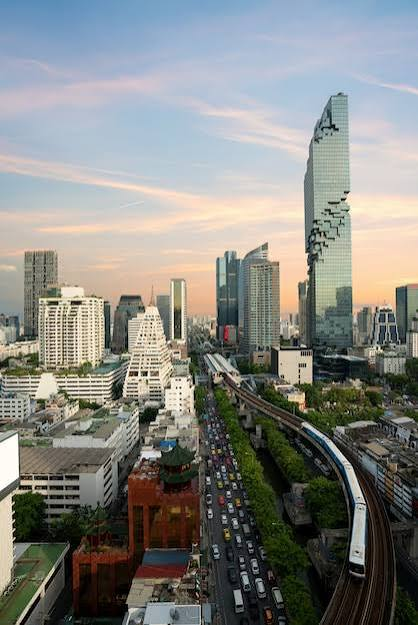
#> input picture images/original.jpg, 418 x 625 px
$ python zoom_fix_test.py   (older library calls are emulated)
#> lines starting #> are read from the running program, lines starting #| are printed output that depends on the picture
### step4_find_shift.py
"""
Step 4 - Find the SHIFT by searching for the right "standing spot" (center).
VERSION 2 = final version (improved after comparing with my friend, see
COMPARISON_WITH_FRIEND.md and IMPROVEMENTS.md). Version 1 is in the git history.

The problem (from Step 3):
  We always unrolled both pictures around their MIDDLE pixel. If the test picture
  was also moved, its middle is a DIFFERENT spot of the city -> no good match.

The fix (the paper's algorithm, slide 11):
  1. Pick a standing spot ("anchor") in the TEST picture and unroll it there. Keep it fixed.
  2. In the ORIGINAL picture, try many standing spots (x, y):
        - unroll the original around (x, y)
        - compare (Step 3) -> best slide + peak (how sure)
  3. The spot with the HIGHEST PEAK shows the same building as the anchor.
  4. From that spot + the rotation + zoom, calculate the shift.

What is NEW in version 2 (old version: search only +-60 px around the middle):
  A. Search the WHOLE original, not only a +-60 px box  (idea from my friend)
     -> big shifts now work.
  B. Rough search on a 4x smaller copy (fast), then exact search at full size.
     (All 16,000 rough spots are computed in batches with scipy's fast Fourier transform.)
  C. Two "judges" make a shortlist in the rough search:
        - cross-correlation (my friend's, like the paper): gentle, not fooled by sky
        - phase correlation (mine): sharp, very exact
     Each judge proposes its 6 best spots. Then the exact full-size phase
     correlation picks the winner from the 12.
  D. Black corners / outside the picture are filled with average gray, so the
     picture's frame does not create fake matches.
  E. Try TWO anchors in the test picture: the middle (old way) and the spot with
     the MOST DETAIL (a middle in empty sky is hard to find). For each answer, put
     the test picture back and check how well it REALLY matches; keep the better one.

How the shift is calculated:
  The test picture was made like this (Step 1):
      test_point = L (original_point - middle) + middle + shift      (L = zoom * rotate)
  The anchor of the test picture came from the best spot in the original, so:
      shift = anchor - middle - L (best_spot - middle)
  (Old version: anchor = middle, so shift = - L (best_spot - middle).)

Output:
  results/step4_results.json     found vs. true values
  results/step4_search_maps.png  rough-search scores over the whole original
"""

import json
import os
import time

import cv2
import matplotlib.pyplot as plt
import numpy as np
import scipy.fft as sfft   # faster Fourier transform for many pictures at once

# ---------------------------------------------------------------
# Settings
# ---------------------------------------------------------------
TRUTH_PATH = "results/test_cases.json"
OUT_DIR = "results"
LP_ROWS = 360       # angle steps (1 row = 1 degree)
LP_COLS = 256       # log-distance steps
RADIUS = 180        # how far we look from the standing spot (pixels)

SHRINK = 4          # rough search: pictures 4x smaller
SMALL_ROWS = 90     # rough search: smaller "clock picture" (1 row = 4 degrees)
SMALL_COLS = 64
SHORTLIST = 6       # each judge proposes this many spots
MID_ROWS = 180      # middle search: half-size clock picture (cheaper),
MID_COLS = 128      #   every pixel +-5 px around each proposed spot
FINE_RANGE = 5
                    # final: full-size clock picture, +-1 px around the best
FRAME = 200         # gray frame around the pictures (px)


def load_gray(path):
    img = cv2.imread(path, cv2.IMREAD_GRAYSCALE)
    if img is None:
        raise FileNotFoundError(f"Could not open {path}")
    return img.astype(np.float32)


# ---------------------------------------------------------------
# Unrolling ("clock picture") and comparing - same as before
# ---------------------------------------------------------------
def log_polar_at(img, center, size=(LP_COLS, LP_ROWS), radius=RADIUS):
    """Unroll the picture around ANY standing spot (center)."""
    return cv2.warpPolar(img, size, center, radius,
                         cv2.INTER_LINEAR + cv2.WARP_FILL_OUTLIERS + cv2.WARP_POLAR_LOG)


WINDOW = np.hanning(LP_COLS)[None, :].astype(np.float32)
SMALL_WINDOW = np.hanning(SMALL_COLS)[None, :].astype(np.float32)
MID_WINDOW = np.hanning(MID_COLS)[None, :].astype(np.float32)


def spectrum(lp):
    """Fourier transform of an unrolled picture (done once per picture, reused)."""
    return np.fft.fft2((lp - lp.mean()) * WINDOW)


def phase_correlation(A, B):
    """Phase correlation from Fourier transforms. Returns (dx, dy, peak)."""
    cross = np.conj(A) * B
    cross /= np.abs(cross) + 1e-9
    score = np.fft.fftshift(np.real(np.fft.ifft2(cross)))
    py, px = np.unravel_index(np.argmax(score), score.shape)
    h, w = score.shape

    def refine(m, p, n):
        d = m - 2 * p + n
        return 0.0 if d == 0 else 0.5 * (m - n) / d
    fy = refine(score[(py - 1) % h, px], score[py, px], score[(py + 1) % h, px])
    fx = refine(score[py, (px - 1) % w], score[py, px], score[py, (px + 1) % w])
    return px + fx - w // 2, py + fy - h // 2, float(score[py, px])


# [34 lines left out: functions slide_to_rotation_scale, search, turn_zoom_matrix, shift_from_spot, not called in this run]


def angle_error(found, true):
    return abs((found - true + 180) % 360 - 180)


# ---------------------------------------------------------------
# NEW helpers
# ---------------------------------------------------------------
def add_gray_frame(img, valid):
    """D. Fill black/outside parts with average gray and add a gray frame."""
    gray = float(img[valid].mean())
    out = img.copy()
    out[~valid] = gray
    return cv2.copyMakeBorder(out, FRAME, FRAME, FRAME, FRAME,
                              cv2.BORDER_CONSTANT, value=gray)


def pick_anchor(test):
    """E. The standing spot in the test picture with the most detail.
    Detail = how strong the edges are within 90 px, and we prefer spots whose
    whole look-circle (180 px) is inside the photo (not black)."""
    h, w = test.shape
    valid = (test > 0).astype(np.float32)
    gx = cv2.Sobel(test, cv2.CV_32F, 1, 0)
    gy = cv2.Sobel(test, cv2.CV_32F, 0, 1)
    edges = np.sqrt(gx ** 2 + gy ** 2) * cv2.erode(valid, np.ones((5, 5), np.uint8))
    detail = cv2.blur(edges, (181, 181), borderType=cv2.BORDER_CONSTANT)
    inside = cv2.blur(valid, (361, 361), borderType=cv2.BORDER_CONSTANT)
    score = detail * inside ** 2
    m = 100                                   # keep the anchor a bit away from the edge
    sub = score[m:h - m, m:w - m]
    y, x = np.unravel_index(np.argmax(sub), sub.shape)
    return float(x + m), float(y + m)


def rough_scores(original_framed, test_framed, anchor, size):
    """B + C. Rough search on 4x smaller pictures, for EVERY spot of the original.
    Returns two maps: cross-correlation score and phase-correlation score."""
    h, w = size
    small_o = cv2.resize(original_framed, None, fx=1 / SHRINK, fy=1 / SHRINK,
                         interpolation=cv2.INTER_AREA)
    small_t = cv2.resize(test_framed, None, fx=1 / SHRINK, fy=1 / SHRINK,
                         interpolation=cv2.INTER_AREA)
    f = FRAME / SHRINK
    lp_size, r = (SMALL_COLS, SMALL_ROWS), RADIUS / SHRINK

    def prepare(lp):                        # mean 0, size 1, window -> Fourier
        z = (lp - lp.mean(axis=(-2, -1), keepdims=True))
        z /= z.std(axis=(-2, -1), keepdims=True) + 1e-6
        return sfft.rfft2(z * SMALL_WINDOW, workers=-1)

    T = prepare(log_polar_at(small_t, (f + anchor[0] / SHRINK, f + anchor[1] / SHRINK),
                             lp_size, r))
    hs, ws = h // SHRINK, w // SHRINK
    spots = [(x, y) for y in range(hs) for x in range(ws)]
    cross_map = np.zeros(len(spots), np.float32)
    phase_map = np.zeros(len(spots), np.float32)
    batch = 2000                            # do the math for 2000 spots at once (faster)
    for start in range(0, len(spots), batch):
        part = spots[start:start + batch]
        lps = np.stack([log_polar_at(small_o, (f + x + 0.5, f + y + 0.5), lp_size, r)
                        for (x, y) in part])
        prod = np.conj(prepare(lps)) * T
        shape = (SMALL_ROWS, SMALL_COLS)
        cross = sfft.irfft2(prod, s=shape, workers=-1) / (SMALL_ROWS * SMALL_COLS)
        phase = sfft.irfft2(prod / (np.abs(prod) + 1e-9), s=shape, workers=-1)
        cross_map[start:start + len(part)] = cross.max(axis=(1, 2))
        phase_map[start:start + len(part)] = phase.max(axis=(1, 2))
    return cross_map.reshape(hs, ws), phase_map.reshape(hs, ws)


def shortlist(score_map, n=SHORTLIST):
    """The n best spots of a map (not too close to each other), in full-size pixels."""
    m = score_map.copy()
    spots = []
    for _ in range(n):
        y, x = np.unravel_index(np.argmax(m), m.shape)
        spots.append(((x + 0.5) * SHRINK, (y + 0.5) * SHRINK))
        m[max(0, y - 3):y + 4, max(0, x - 3):x + 4] = -np.inf
    return spots


# [14 lines left out: function match_score, not called in this run]


def search_from_anchor(original_framed, test_framed, anchor, size):
    """Rough search (2 judges) + exact search for ONE anchor of the test picture."""
    h, w = size
    middle = (w / 2, h / 2)
    cross_map, phase_map = rough_scores(original_framed, test_framed, anchor, size)
    candidates = []
    for c in shortlist(cross_map) + shortlist(phase_map):    # drop spots proposed twice
        if all(np.hypot(c[0] - d[0], c[1] - d[1]) > 6 for d in candidates):
            candidates.append(c)
    B_test = spectrum(log_polar_at(test_framed, (FRAME + anchor[0], FRAME + anchor[1])))
    # middle search: half-size clock pictures, every pixel near each proposed spot
    mid_size = (MID_COLS, MID_ROWS)
    a = (FRAME + anchor[0], FRAME + anchor[1])
    B_mid = np.fft.fft2((lambda l: (l - l.mean()) * MID_WINDOW)(
        log_polar_at(test_framed, a, mid_size)))
    best_mid = (-1.0, None)
    for (cx, cy) in candidates:
        for oy in range(-FINE_RANGE, FINE_RANGE + 1):
            for ox in range(-FINE_RANGE, FINE_RANGE + 1):
                x, y = FRAME + cx + ox, FRAME + cy + oy
                lp = log_polar_at(original_framed, (x, y), mid_size)
                _, _, peak = phase_correlation(np.fft.fft2((lp - lp.mean()) * MID_WINDOW), B_mid)
                if peak > best_mid[0]:
                    best_mid = (peak, (x, y))
    # final: full-size clock picture, +-1 px around the best
    bx, by = best_mid[1]
    finest = [(bx + ox, by + oy) for oy in (-1, 0, 1) for ox in (-1, 0, 1)]
    best, _ = search(original_framed, B_test, finest)
    spot = (best["x"] - FRAME, best["y"] - FRAME)
    angle, scale = slide_to_rotation_scale(best["dx"], best["dy"])
    shift = shift_from_spot(spot, middle, angle, scale, anchor)
    return {"angle": angle, "scale": scale, "shift": shift, "spot": spot,
            "anchor": anchor, "peak": best["peak"], "candidates": candidates,
            "cross_map": cross_map, "phase_map": phase_map}


def find_turn_zoom_shift(original, test):
    """The whole improved Step 4 for one test picture.
    E. Try 2 anchors (the middle, and the most detailed spot), then keep the
    answer whose put-back picture REALLY matches the original best."""
    h, w = original.shape
    O = add_gray_frame(original, np.ones(original.shape, bool))
    T = add_gray_frame(test, test > 0)
    anchors = [(w / 2, h / 2)]
    detailed = pick_anchor(test)
    if np.hypot(detailed[0] - w / 2, detailed[1] - h / 2) > 3:
        anchors.append(detailed)
    best = None
    for anchor in anchors:
        r = search_from_anchor(O, T, anchor, (h, w))
        r["match"] = match_score(original, test, r["angle"], r["scale"], r["shift"])
        if best is None or r["match"] > best["match"]:
            best = r
    return best


# [75 lines left out: function main, not called in this run]


# [2 lines that do not run on import are left out]

### step7_hard_tests.py
"""
Step 7 - Hard tests: does my final method (version 2) also work on difficult photos?

Steps 1-6 use my 5 easy-to-medium test photos. Here are 8 HARDER ones:

  B0..B3 "friend-style" = like the paper's own example (Fig. 3), also used by my friend:
         turned 201 degrees clockwise, zoomed x2.13, a small stretch (the paper's numbers),
         a little camera noise. They differ in HOW FAR the photo was moved:
           B0  186 px  (the original's middle is NOT in the test photo)
           B1   50 px  (small move)
           B2  106 px  (big move)
           B3  100 px  (big move, the test photo's middle is in empty sky)
  C1..C4 extra tests: other turns and zooms (up to x3), big moves (90-192 px), no stretch.

How a hard test photo is made (different from Step 1):
  We choose which point of the original should become the MIDDLE of the test photo
  ("spot offset" from the original's middle). A big offset = a big move.

For each photo: Step 4 (search) -> Step 6 (optimizer), then measure "pixels off"
(same score as Steps 5 and 6). Under 0.1 px = practically perfect.

Output:
  images/generated/B0_friend_style.png ... C4_extra.png    the 8 hard test photos
  results/step7_hard_tests.json                            all numbers
  results/step7_hard_tests.png                             test photos + overlays
"""
import json
import os
import time

import cv2
import matplotlib
matplotlib.use("Agg")
import matplotlib.pyplot as plt
import numpy as np

import step4_find_shift as s4
import step6_optimizer as s6

OUT_DIR = "results"
PAPER_STRETCH = [[1.008, 0.006], [0.003, 1.045]]     # the paper's leftover stretch (Fig. 3)
NO_STRETCH = [[1.0, 0.0], [0.0, 1.0]]
GOOD = 0.1                                            # px: practically perfect

# name, turn (+ = counter-clockwise), zoom, spot offset (x, y), stretch, idea
HARD_TESTS = [
    ("B0", -201, 2.13, (110, -150), PAPER_STRETCH, "paper-style, original's middle NOT visible"),
    ("B1", -201, 2.13, (40, -30), PAPER_STRETCH, "paper-style, small move"),
    ("B2", -201, 2.13, (70, 80), PAPER_STRETCH, "paper-style, big move"),
    ("B3", -201, 2.13, (0, -100), PAPER_STRETCH, "paper-style, big move, middle in sky"),
    ("C1", 300, 3.0, (-90, 0), NO_STRETCH, "zoom x3, big move"),
    ("C2", 60, 1.3, (60, -90), NO_STRETCH, "big move"),
    ("C3", -120, 1.8, (-70, -90), NO_STRETCH, "big move"),
    ("C4", 10, 1.1, (120, 150), NO_STRETCH, "very big move"),
]


def make_hard_test(original, angle, zoom, spot_offset, stretch, seed=1):
    """The point `middle + spot_offset` of the original becomes the MIDDLE of the
    test photo, turned + zoomed + stretched. A little noise (like a camera).
    Returns the test photo and the TRUE matrix (original -> test)."""
    h, w = original.shape
    middle = np.array([w / 2, h / 2])
    turn_zoom = cv2.getRotationMatrix2D((0, 0), angle, zoom)[:, :2]
    L = np.array(stretch) @ turn_zoom
    spot = middle + np.array(spot_offset)
    m = np.hstack([L, (middle - L @ spot)[:, None]])
    test = cv2.warpAffine(original, m, (w, h), flags=cv2.INTER_CUBIC,
                          borderMode=cv2.BORDER_CONSTANT, borderValue=0)
    rng = np.random.default_rng(seed)
    test = np.where(test > 0, np.clip(test + rng.normal(0, 2.0, test.shape), 1, 255), 0)
    return test.astype(np.float32), m


# [58 lines left out: function main, not called in this run]


# [2 lines that do not run on import are left out]

### experiments/zoom_fix/zoom_fix_test.py
"""
EXPERIMENT (not part of the main method) - Can we fix big zoom in and zoom out?

The main method (step4_find_shift.py) works for zoom x0.5 - x3 (see step8_zoom_limits.py).
This file tries two fixes WITHOUT changing the main files:

FIX 1 - zoom in x4 and more: "zoom guesses" in the rough search
  Problem: the rough search makes BOTH photos 4x smaller. At zoom x4 the piece of the city
  that the test photo shows becomes only ~3 pixels in the small original -> unrecognisable.
  Fix: also try making the TEST photo smaller than the original (zoom guesses x2, x4, x8):
  test photo 8x / 16x / 32x smaller, original still 4x smaller. Then both show the city at
  about the SAME size again, so the rough search can recognise it.
  All guesses put spots on the short list; the exact full-size search decides (as before).

FIX 2 - zoom out (x0.5 and less): swap the two photos
  Zoom out = zoom in the other way round (the paper's 0.469 example is exactly this).
  So we also search for the ORIGINAL inside the TEST photo, then turn the answer around.

At the end, every answer is put back and checked ("really matches?", like Step 4 version 2);
the best one wins. Then the optimizer (Step 6) as usual.

Run from the main folder:   python experiments/zoom_fix/zoom_fix_test.py
Output (in experiments/zoom_fix/):  zoom_fix_results.json, zoom_fix_compare.png, why_zoom_fails.png
"""
import json
import os
import sys
import time

import cv2
import matplotlib
matplotlib.use("Agg")
import matplotlib.pyplot as plt
import numpy as np
import scipy.fft as sfft

HERE = os.path.dirname(os.path.abspath(__file__))
ROOT = os.path.abspath(os.path.join(HERE, "..", ".."))
os.chdir(ROOT)
sys.path.insert(0, ROOT)

import step4_find_shift as s4          # main method (NOT changed)
import step6_optimizer as s6
import step7_hard_tests as s7

ZOOM_GUESSES = [1, 2, 4, 8]             # FIX 1
ZOOMS = [0.25, 0.35, 0.5, 0.75, 2, 3, 4, 5, 6, 8, 10]
GOOD = 0.1


# ---------------------------------------------------------------------------
# FIX 1: rough search with a zoom guess (test photo shrunk more than the original)
# ---------------------------------------------------------------------------
# [98 lines left out: functions rough_scores_guess, exact_search, one_direction, match, fixed_method, not called in this run]


def main_method(original, test):
    h, w = original.shape
    start = time.time()
    r = s4.find_turn_zoom_shift(original, test)
    m4 = s6.make_matrix(w, h, r["angle"], r["scale"], r["shift"][0], r["shift"][1])
    m6, _ = s6.optimize(original, test, m4)
    return m4, m6, time.time() - start


def why_picture(original):
    """Simple picture: why zoom x4 / x8 / x0.25 is hard."""
    h, w = original.shape
    cx, cy = w / 2 + 20, h / 2 - 15
    t4, _ = s7.make_hard_test(original, 0, 4, (20, -15), s7.NO_STRETCH)
    t8, _ = s7.make_hard_test(original, 0, 8, (20, -15), s7.NO_STRETCH)
    t025, _ = s7.make_hard_test(original, 0, 0.25, (20, -15), s7.NO_STRETCH)
    r = s4.RADIUS / 4                                  # test look-circle (180 px) at zoom x4
    full = original[int(cy - r):int(cy + r), int(cx - r):int(cx + r)]
    small = cv2.resize(full, None, fx=0.25, fy=0.25, interpolation=cv2.INTER_AREA)
    fig, ax = plt.subplots(1, 5, figsize=(17, 4.6))
    ax[0].imshow(original, cmap="gray")
    ax[0].add_patch(plt.Circle((cx, cy), r, fill=False, ec="#eb6834", lw=2.5))
    ax[0].set_title("1. Original: the orange circle is all\nthe test photo shows at zoom x4", fontsize=9)
    ax[1].imshow(full, cmap="gray")
    ax[1].set_title("2. That piece at FULL size\n(90 x 90 px: recognisable)", fontsize=9)
    ax[2].imshow(small, cmap="gray", interpolation="nearest")
    ax[2].set_title(f"3. Same piece in the 4x smaller copy\nused by the rough search ({small.shape[1]} x {small.shape[0]} px!)",
                    fontsize=9)
    ax[3].imshow(t8, cmap="gray", vmin=0, vmax=255)
    ax[3].set_title("4. Test photo at zoom x8:\na tiny piece blown up = very blurry", fontsize=9)
    ax[4].imshow(t025, cmap="gray", vmin=0, vmax=255)
    ax[4].set_title("5. Test photo at zoom x0.25:\n94% black, the city is tiny", fontsize=9)
    for a in ax:
        a.axis("off")
    fig.suptitle("Why big zoom in and big zoom out fail in the main method", fontsize=12, fontweight="bold")
    plt.tight_layout()
    plt.savefig(os.path.join(HERE, "why_zoom_fails.png"), dpi=120, bbox_inches="tight")
    plt.close()


def main():
    original = s4.load_gray("images/original.jpg")
#> in load_gray, `img = cv2.imread(path, cv2.IMREAD_GRAYSCALE)`:
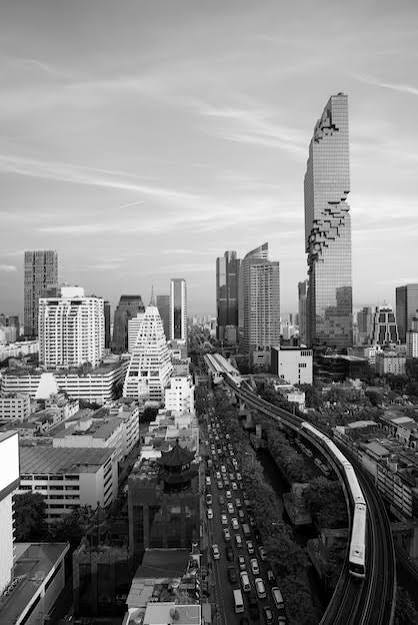
#> img: shape (625, 418); min 0, max 255, mean 132.8
    why_picture(original)
#> in make_hard_test, `test = np.where(test > 0, np.clip(test + rng.normal(0, 2.0, test.shape..`:
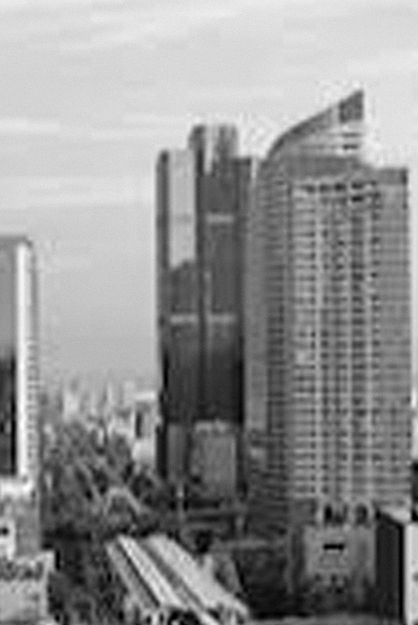
#> test: shape (625, 418) float64; min 0, max 255, mean 143.9
#> call 2 of make_hard_test, with angle = 0, zoom = 8, spot_offset = (20, -15), seed = 1
#> in make_hard_test (call 2), `test = cv2.warpAffine(original, m, (w, h), flags=cv2.INTER_CUBIC, bord..`:
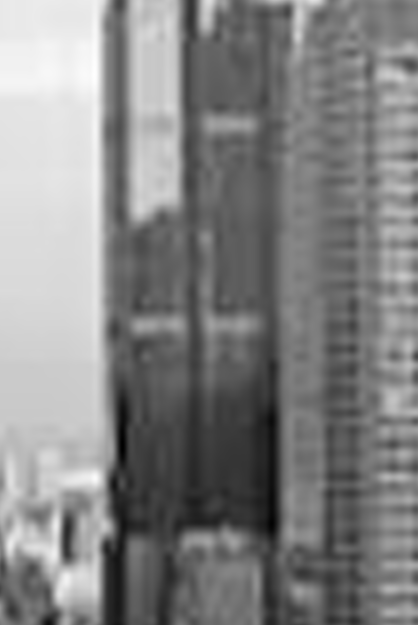
#> test: shape (625, 418) float32; min -2.08, max 233.4, mean 120.1; drawn with min black and max white
#> in make_hard_test (call 2), `test = np.where(test > 0, np.clip(test + rng.normal(0, 2.0, test.shape..`:
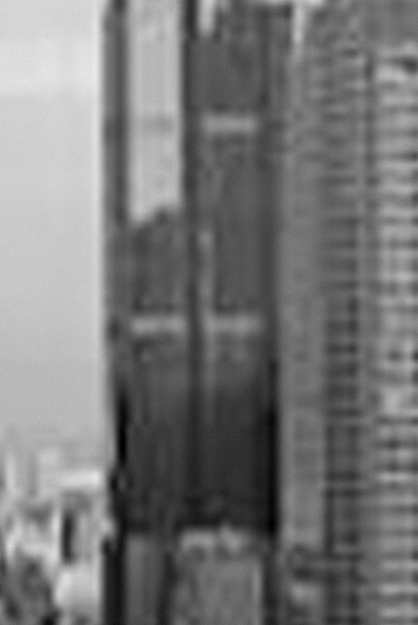
#> test: shape (625, 418) float64; min 0, max 235.9, mean 120.1
#> call 3 of make_hard_test, with angle = 0, zoom = 0.25, spot_offset = (20, -15), seed = 1
#> in make_hard_test (call 3), `test = cv2.warpAffine(original, m, (w, h), flags=cv2.INTER_CUBIC, bord..`:
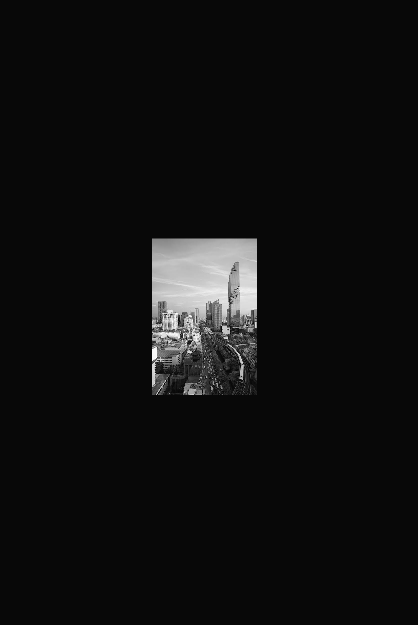
#> test: shape (625, 418) float32; min -8.94, max 259, mean 8.3; drawn with min black and max white
#> in why_picture, `full = original[int(cy - r):int(cy + r), int(cx - r):int(cx + r)]`:
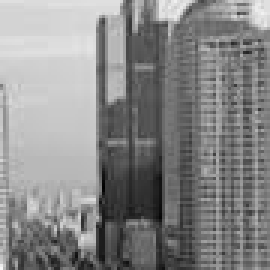
#> full: shape (90, 90) float32 (shown 3 times larger); min 1, max 246, mean 135.2
#> in why_picture, `small = cv2.resize(full, None, fx=0.25, fy=0.25, interpolation=cv2.INT..`:
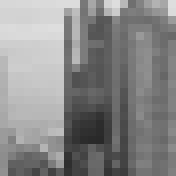
#> small: shape (22, 22) float32 (shown 8 times larger); min 41.81, max 222.9, mean 136.2
#> (the rest of the program and of its run is left out)
